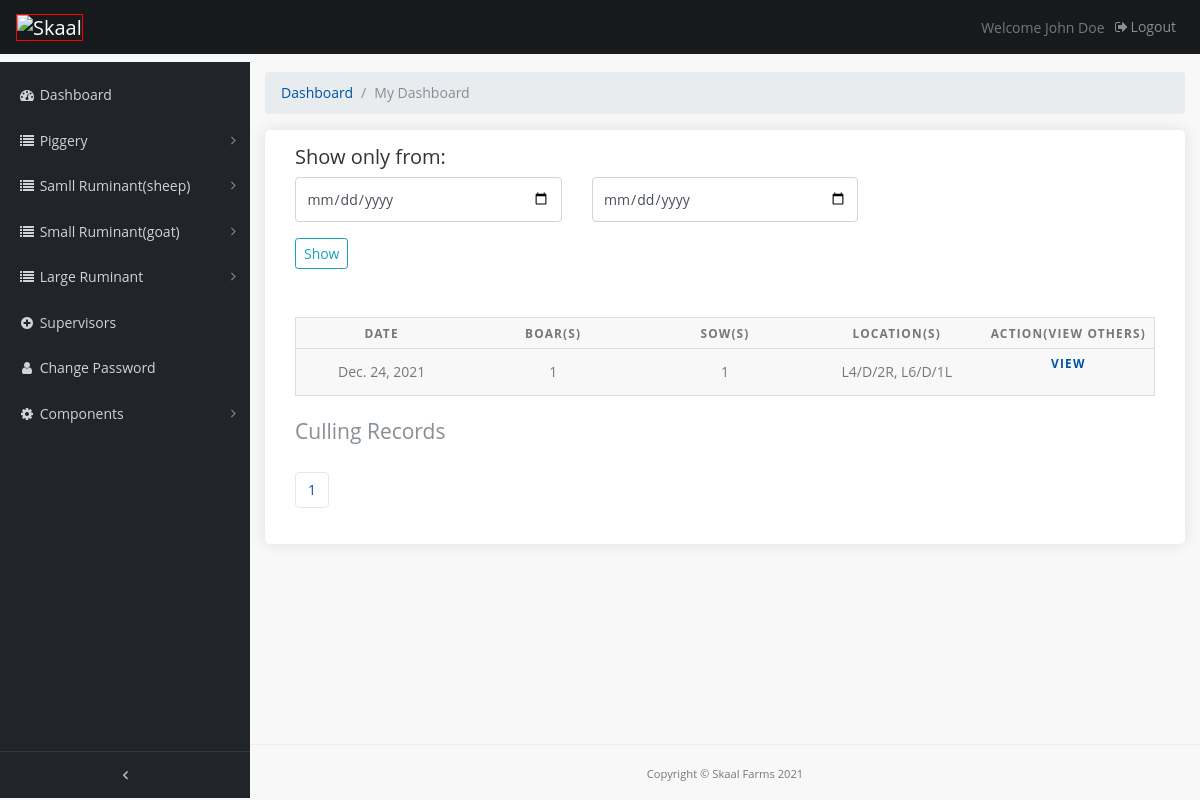
Before: /pages/pig-cull-records with the older database file.
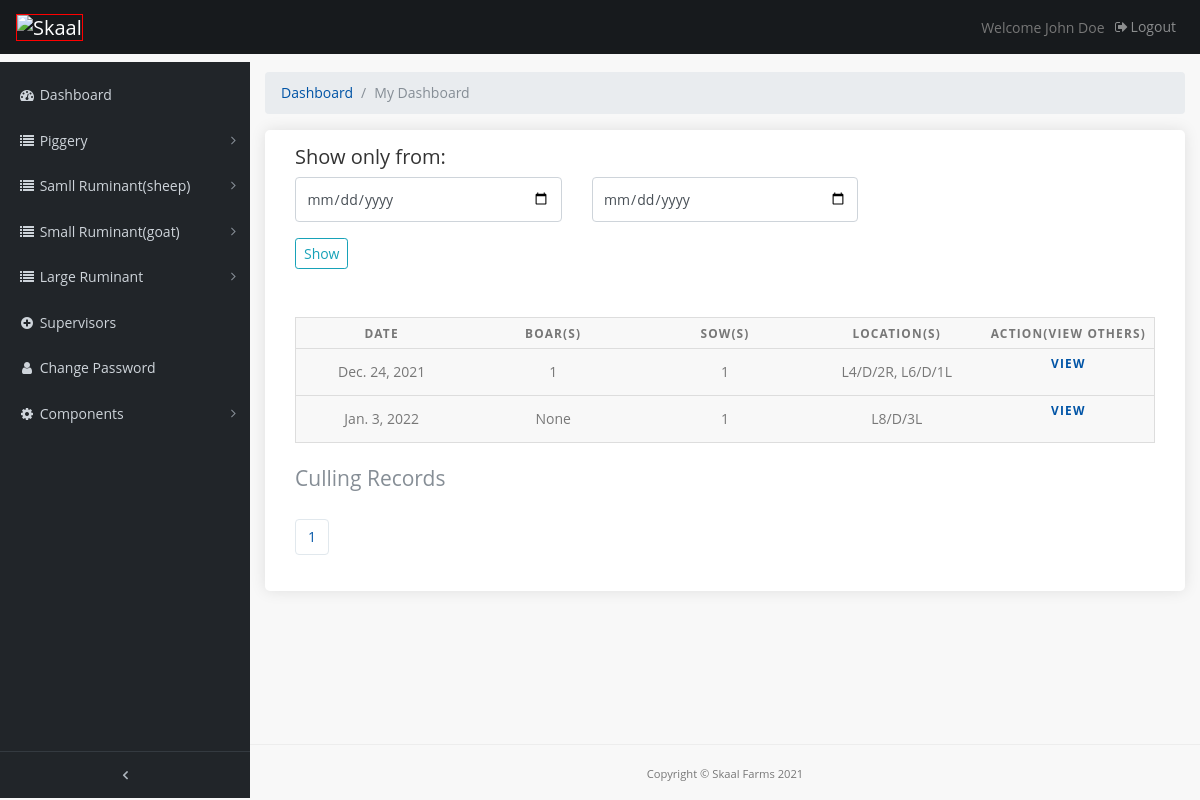
After: the same page with the newer database file.
### farmrecord/models.py (models this page shows, shortened)
class PigCulling(models.Model):
    date = models.DateField(default=timezone.now)
    sow_num = models.IntegerField(verbose_name='Sow(s)', blank=True, null=True)
    boar_num = models.IntegerField(verbose_name='Boar(s)', blank=True, null=True)
    section = models.ForeignKey(Section, verbose_name='Section', related_name='category8', null=True, on_delete=models.CASCADE)
    location = models.CharField(max_length=500, verbose_name='Location(s)')
    reason = models.TextField(max_length=500, verbose_name='Reason', blank=True)

### farmrecord/views.py (the view)
# urls.py: path('pig-cull-records', views.pig_cullrec, name='pig_cullrec'),
def pig_cullrec(request):
    pig_crec = PigCulling.objects.order_by('date')
    query_form = PigcullFilter()
    paginated_filterpc = Paginator(pig_crec, 10)
    page_number = request.GET.get('page')
    pc_page_obj = paginated_filterpc.get_page(page_number)
    nums = "a" * pc_page_obj.paginator.num_pages
    context = {
        'pc_page_obj': pig_crec,
        'nums': nums,
        'q'    : query_form
    }
    context['pc_page_obj'] = pc_page_obj
    return render(request, 'pigcullrec.html', context)

### farmrecord/forms.py
class PigcullFilter(forms.ModelForm):
    date = forms.DateField(widget=forms.HiddenInput(), required=False)
    start_date = forms.DateField(
        widget=forms.TextInput(attrs={'class': 'form-control', 'type' : 'date', 'placeholder': 'From'}))
    end_date = forms.DateField(
        widget=forms.TextInput(attrs={'class': 'form-control', 'type' : 'date', 'placeholder': 'To'}))
    class Meta:
        model = PigCulling
        fields =('date',)

### templates/pigcullrec.html (shortened to what this page needs)
{% extends 'base.html' %}
{% load static %}
{% block content %}
  <div class="content-wrapper">
    <div class="container-fluid">
      <ol class="breadcrumb">
        <li class="breadcrumb-item">
          <a href="#">Dashboard</a>
        </li>
        <li class="breadcrumb-item active">My Dashboard</li>
      </ol>
		<div class="box_general padding_bottom">
      <h5>Show only from:</h5>
      <form class="mb-5" action="{% url 'farmrecord:cowmot_filter' %}">
        <div class="row">
          <div class="col-lg-4 col-md-12 form-group">
            {{ q.start_date }}
          </div>
          <div class="col-lg-4 col-md-12 form-group">
            {{ q.end_date }}
          </div>
        </div>
        <input type="submit" class="btn btn-outline-info btn-sm" value="Show">
      </form>
			<table>
        <caption>Culling Records</caption>
        <thead>
          <tr>
            <th scope="col">Date</th>
            <th scope="col">Boar(s)</th>
            <th scope="col">Sow(s)</th>
            <th scope="col">Location(s)</th>
            <th scope="col">ACTION(View others)</th>
          </tr>
        </thead>
        <tbody>
          {% if pc_page_obj %}
          {% for a in pc_page_obj %}
          <tr>
            <td data-label="Date">{{ a.date }}</td>
            <td data-label="Boar(s)">{{ a.boar_num }}</td>
            <td data-label="Sow(s)">{{ a.sow_num }}</td>
            <td data-label="Location">{{ a.location }}</td>
            <th data-label="Action" class="table"><a href="{% url 'farmrecord:pig_cullrec_view' a.id %}" >View</a></th>
          {% endfor %}
          {% endif %}
          </tr>
        </tbody>
    </table>
    <nav aria-label="Page navigation example">
      <ul class="pagination">
       {% for i in nums %}
        <li class="page-item"><a href="?page={{ forloop.counter }}" class="page-link active">{{ forloop.counter }}</a></li>
       {% endfor %}
      </ul>
    </nav>
		</div>
	  </div>
   	</div>
{% endblock %}

Changed rows visible on the page:
added PigCulling: date "Jan. 3, 2022", boar_num "None", sow_num "1", location "L8/D/3L"
